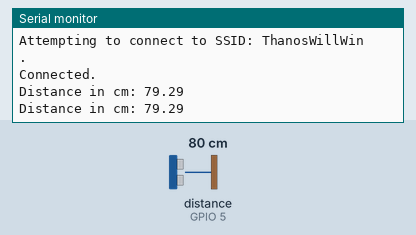
Bench run of a sketch on a simulated ESP8266 (NodeMCU). Shown: the last lines printed to the serial monitor. The test bench sets the inputs (shaded band); at power-on: distance to the obstacle (sensor on GPIO 5) 80 cm. The echo pulse lasts 58.3 µs per cm; WiFi joins after 1.5 s; servers stay silent unless stated.

Above: at 6.8 s.
6.9 s: distance to the obstacle (sensor on GPIO 5) set to 2 cm
At 7.8 s:
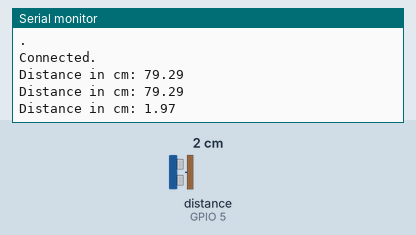
8.7 s: distance to the obstacle (sensor on GPIO 5) set to 4 cm
At 9.5 s:
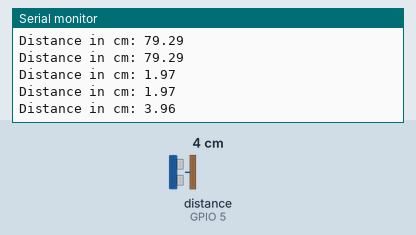
Timing chart, 0 to 11.7 s (numbered marks = the images above; inputs shaded):
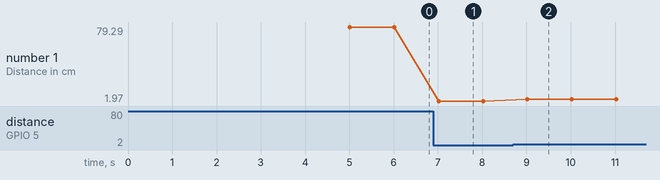

The sketch:

Ultrasonic_IOT.ino
```cpp
#include <ESP8266WiFi.h>

//----------- Enter you Wi-Fi Details---------//
char ssid[] = "ThanosWillWin"; //SSID
char pass[] = "$eptember0111"; // Password
//-------------------------------------------//
const int trigger = 16;
const int echo = 5;
long T;
float distanceCM;
WiFiClient  client;

unsigned long myChannelField = 884366; // Channel ID
const int ChannelField = 1; // Which channel to write data
const char * myWriteAPIKey = "AOO8PU2WA3Z1R1MA"; // Your write API Key

void setup()
{
  Serial.begin(115200);
  pinMode(trigger, OUTPUT);
  pinMode(echo, INPUT);
  WiFi.mode(WIFI_STA);
}
void loop()
{
  if (WiFi.status() != WL_CONNECTED)
  {
    Serial.print("Attempting to connect to SSID: ");
    Serial.println(ssid);
    while (WiFi.status() != WL_CONNECTED)
    {
      WiFi.begin(ssid, pass);
      Serial.print(".");
      delay(5000);
    }
    Serial.println("\nConnected.");
  }
  digitalWrite(trigger, LOW);
  delay(1);
  digitalWrite(trigger, HIGH);
  delayMicroseconds(10);
  digitalWrite(trigger, LOW);
  T = pulseIn(echo, HIGH);
  distanceCM = T * 0.034;
  distanceCM = distanceCM / 2;
  Serial.print("Distance in cm: ");
  Serial.println(distanceCM);
  delay(1000);
}
```

Measured:
- after the input at 6.9 s, the serial monitor: prints a new line after 0.12 s (image 1)
- after the input at 8.7 s, the serial monitor: prints a new line after 0.32 s (image 2)
- plotted number 1: 79.29 → 1.97 after the input at 6.9 s, 1.97 → 3.96 after the input at 8.7 s
